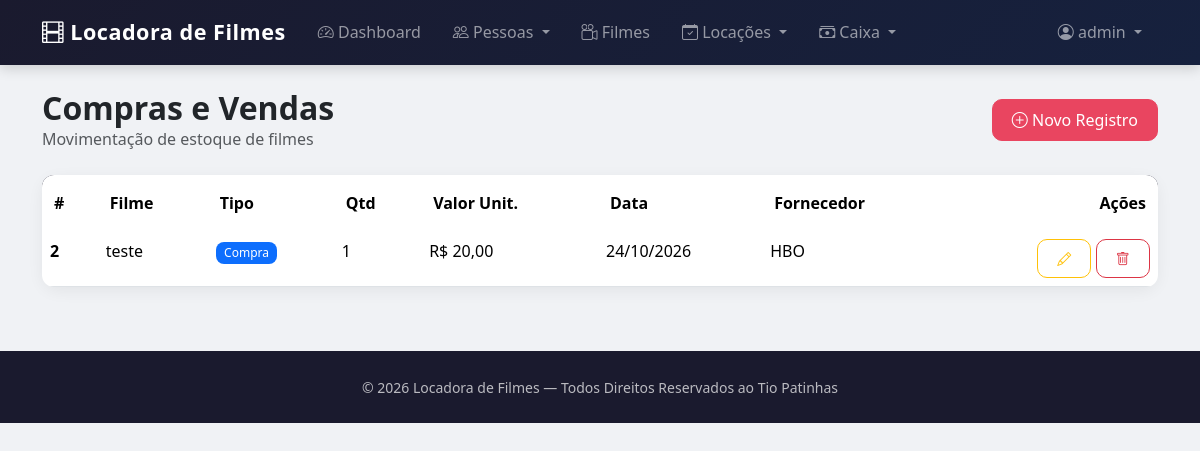
/compras-vendas/ (signed in), run on an earlier commit of the app's database.
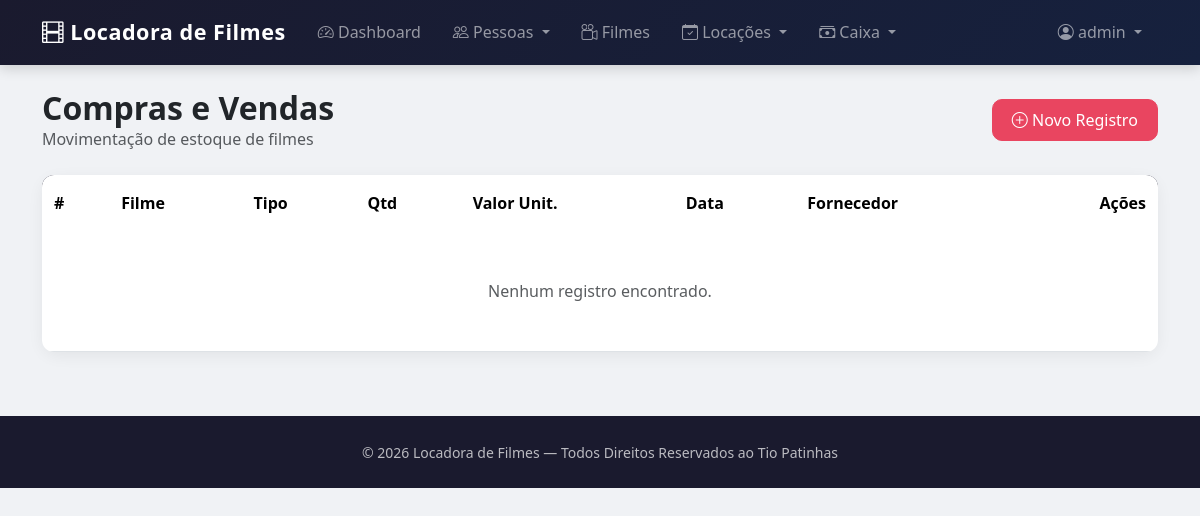
And on a later commit of the database.
### caixa/models.py (models this page shows, shortened)
class CompraVendaFilme(models.Model):
    TIPO_CHOICES = [
        ('C', 'Compra'),
        ('V', 'Venda'),
    ]
    transacao = models.ForeignKey(Transacao, on_delete=models.CASCADE, related_name='compras_vendas', verbose_name='Transação')
    filme = models.ForeignKey(Filme, on_delete=models.PROTECT, related_name='compras_vendas', verbose_name='Filme')
    valor = models.DecimalField(max_digits=10, decimal_places=2, verbose_name='Valor Unitário')
    data = models.DateField(verbose_name='Data')
    fornecedor = models.CharField(max_length=100, blank=True, null=True, verbose_name='Fornecedor')
    quantidade = models.PositiveIntegerField(default=1, verbose_name='Quantidade')
    tipo = models.CharField(max_length=1, choices=TIPO_CHOICES, verbose_name='Tipo (Compra/Venda)')
    class Meta:
        verbose_name = 'Compra/Venda de Filme'
        verbose_name_plural = 'Compras/Vendas de Filmes'
        ordering = ['-data']

### filmes/models.py (models this page shows, shortened)
class Filme(models.Model):
    titulo = models.CharField(max_length=150, verbose_name='Título')
    genero = models.CharField(max_length=50, verbose_name='Gênero')
    ano_lancamento = models.PositiveIntegerField(verbose_name='Ano de Lançamento')
    class_etaria = models.PositiveIntegerField(verbose_name='Classificação Etária')
    valor = models.DecimalField(max_digits=8, decimal_places=2, verbose_name='Valor (locação)')
    estoque = models.PositiveIntegerField(default=0, verbose_name='Estoque')
    disponivel = models.BooleanField(default=True, verbose_name='Disponível')
    capa = models.ImageField(upload_to='filmes/', null=True, blank=True, verbose_name='Capa')
    class Meta:
        verbose_name = 'Filme'
        verbose_name_plural = 'Filmes'
        ordering = ['titulo']

### caixa/views.py (the view)
# urls.py: path('compras-vendas/', CompraVendaListView.as_view(), name='compras_vendas'),
class CompraVendaListView(LoginRequiredMixin, PermissionRequiredMixin, ListView):
    permission_required = 'caixa.view_compravendafilme'
    model = CompraVendaFilme
    template_name = 'compras_vendas.html'
    context_object_name = 'compras_vendas'
    paginate_by = 15

### caixa/templates/compras_vendas.html (shortened to what this page needs)
{% extends 'principal.html' %}
{% load django_bootstrap5 %}
{% block content %}
<div class="container mt-4">
    <div class="d-flex justify-content-between align-items-center mb-4">
        <div>
            <h2 class="fw-bold mb-0">Compras e Vendas</h2>
            <p class="text-muted mb-0">Movimentação de estoque de filmes</p>
        </div>
        {% if perms.caixa.add_compravendafilme %}
        <a href="{% url 'compra_venda_nova' %}" class="btn btn-accent">
            <i class="bi bi-plus-circle"></i> Novo Registro
        </a>
        {% endif %}
    </div>
    <div class="card">
        <div class="card-body p-0">
            <div class="table-responsive">
                <table class="table table-hover mb-0">
                    <thead>
                        <tr>
                            <th>#</th>
                            <th>Filme</th>
                            <th>Tipo</th>
                            <th>Qtd</th>
                            <th>Valor Unit.</th>
                            <th>Data</th>
                            <th>Fornecedor</th>
                            <th class="text-end">Ações</th>
                        </tr>
                    </thead>
                    <tbody>
                        {% for item in compras_vendas %}
                        <tr>
                            <td class="fw-semibold">{{ item.id }}</td>
                            <td>{{ item.filme.titulo }}</td>
                            <td>
                                {% if item.tipo == 'C' %}
                                    <span class="badge bg-primary">Compra</span>
                                {% else %}
                                    <span class="badge bg-success">Venda</span>
                                {% endif %}
                            </td>
                            <td>{{ item.quantidade }}</td>
                            <td>R$ {{ item.valor }}</td>
                            <td>{{ item.data|date:"d/m/Y" }}</td>
                            <td>{{ item.fornecedor|default:"-" }}</td>
                            <td class="text-end">
                                {% if perms.caixa.change_compravendafilme %}
                                <a href="{% url 'compra_venda_editar' item.pk %}" class="btn btn-sm btn-outline-warning"><i class="bi bi-pencil"></i></a>
                                {% endif %}
                                {% if perms.caixa.delete_compravendafilme %}
                                <a href="{% url 'compra_venda_excluir' item.pk %}" class="btn btn-sm btn-outline-danger"><i class="bi bi-trash"></i></a>
                                {% endif %}
                            </td>
                        </tr>
                        {% empty %}
                        <tr>
                            <td colspan="8" class="text-center text-muted py-5">Nenhum registro encontrado.</td>
                        </tr>
                        {% endfor %}
                    </tbody>
                </table>
            </div>
        </div>
    </div>
</div>
{% endblock %}

What changed in the data, as far as the page shows it:
removed CompraVendaFilme: id "2", filme.titulo "teste", tipo "Compra", quantidade "1", valor "20,00", data "24/10/2026", fornecedor "HBO"
Also different on the page:
text now shown: "Nenhum registro encontrado."
